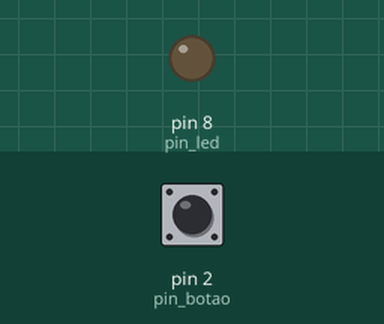
Bench run of a sketch on a simulated Arduino Uno, built with avr-gcc and run on an emulated ATmega328P. On the bench: output pins drawn as LEDs (lit = HIGH). Inputs (shaded band) come from the test bench; at power-on: pin 2 (pin_botao) HIGH.

Above: at 1.2 s.
1.3 s: pin 2 (pin_botao) pulled LOW for 0.15 s
At 2.5 s:
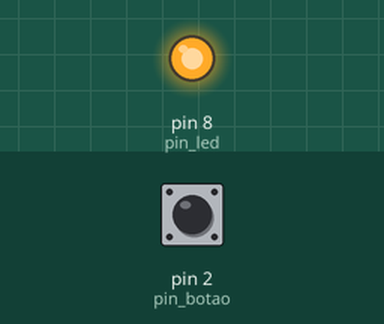
2.9 s: pin 2 (pin_botao) pulled LOW for 1 s
At 3.8 s:
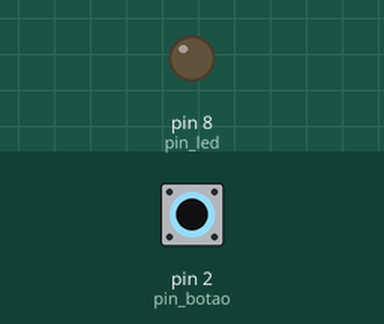
5.4 s: pin 2 (pin_botao) pulled LOW for 3.2 s
At 6.9 s:
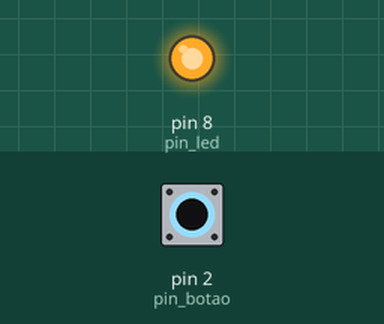
Timing chart, 0 to 8.4 s (numbered marks = the images above; inputs shaded):
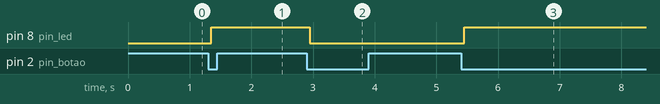

The sketch:

debounce_1botao.ino
```cpp
//debounce 1 botao//
const int pin_botao = 2;
const int pin_led= 8;
int estado_led = LOW;
int estado_botao;
int ultimo_estado_botao = HIGH;
unsigned long tempo_debounce = 0;
unsigned long atraso = 50;

void setup(){
 pinMode(pin_botao, INPUT_PULLUP);
 pinMode(pin_led, OUTPUT);
digitalWrite(pin_led, estado_led);
}

void loop() {
  int leitura = digitalRead(pin_botao);
  if(leitura != ultimo_estado_botao){
    tempo_debounce = millis();
  }
  if((millis() - tempo_debounce) > atraso){

    if(leitura != estado_botao){
      estado_botao = leitura;
      if (estado_botao == LOW) {
        estado_led = !estado_led;
      }
    }
  }
digitalWrite(pin_led,estado_led);
ultimo_estado_botao = leitura;
}
```

Measured:
- after the input at 1.3 s, pin 8 (pin_led): LOW → HIGH after 0.05 s
- after the input at 2.9 s, pin 8 (pin_led): HIGH → LOW after 0.05 s
- after the input at 5.4 s, pin 8 (pin_led): LOW → HIGH after 0.05 s
